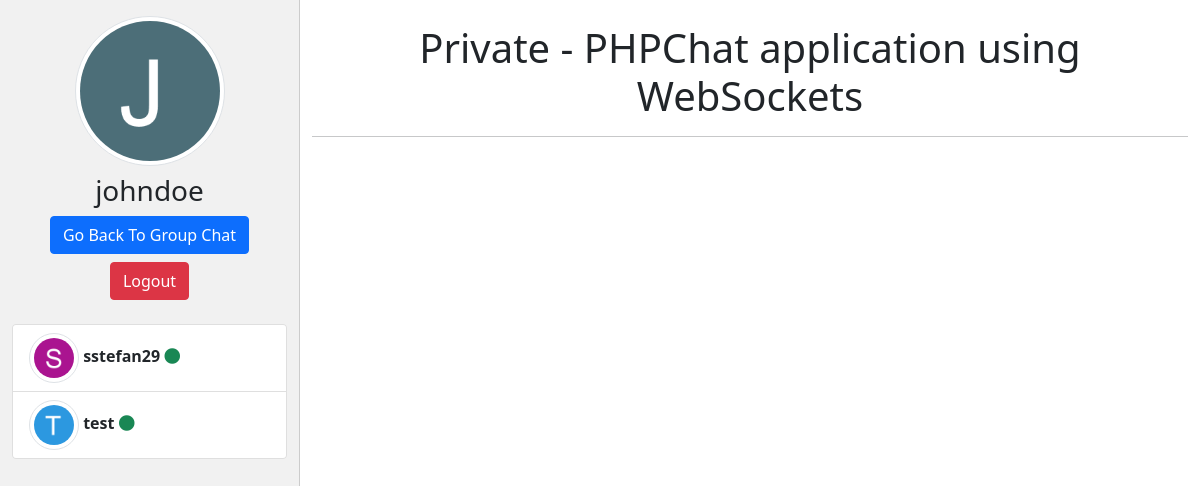
The page /privatechat.php (signed in) on the database its author committed.
### tables this page shows
CREATE TABLE `chat_user_table` (
  `user_id` int(11) NOT NULL,
  `user_name` varchar(250) NOT NULL,
  `user_email` varchar(250) NOT NULL,
  `user_password` varchar(100) NOT NULL,
  `user_profile` varchar(100) NOT NULL,
  `user_status` enum('Disabled','Enable') NOT NULL,
  `user_created_on` datetime NOT NULL,
  `user_verification_code` varchar(100) NOT NULL,
  `user_login_status` enum('Logout','Login') NOT NULL,
  `user_token` text NOT NULL,
  `user_connection_id` text NOT NULL
);

### includes/config/db.php (called while the page is built, shortened)
<?php
class DB{
    private $dbname = "chat_websockets_learning";
    private $host = "localhost";
    private $username = "root";
    private $password = "";
    function __construct()
    {
        try {
            $this->con = new PDO("mysql:dbname=" . $this->dbname . ";host=" . $this->host . ";", $this->username, $this->password);
            $this->con->setAttribute(PDO::ATTR_EMULATE_PREPARES, true);
            $this->con->setAttribute(PDO::ATTR_ERRMODE, PDO::ERRMODE_WARNING);
            $this->con->setAttribute(PDO::ATTR_ERRMODE, PDO::ERRMODE_EXCEPTION);
            return $this->con;
        } catch (PDOException $e) {
            echo "Connection failed: " . $e->getMessage();
        }
    }
}

### models/UserModel.php (called while the page is built, shortened)
<?php
require_once('includes/config/db.php');
class UserModel{
	private $user_id;
    public function __construct(){
        $db_object = new DB();
        $this->connect = $db_object->con;
    }
    function setUserId($user_id)
    {
        $this->user_id = $user_id;
    }
    function get_user_all_data_with_status_count()
    {
        $query = "
		SELECT user_id, user_name, user_profile, user_login_status, (SELECT COUNT(*) FROM chat_message WHERE to_user_id = :user_id AND from_user_id = chat_user_table.user_id AND status = 'No') AS count_status FROM chat_user_table
		";
        $statement = $this->connect->prepare($query);
        $statement->bindParam(':user_id', $this->user_id);
        $statement->execute();
        $data = $statement->fetchAll(PDO::FETCH_ASSOC);
        return $data;
    }
}

### privatechat.php (the view, shortened to what this page needs)
<?php
require('models/UserModel.php');
?>
<!DOCTYPE html>
<html>
<head>
    <link rel="stylesheet" href="https://use.fontawesome.com/releases/v5.15.3/css/all.css">
    <link href="https://cdn.jsdelivr.net/npm/bootstrap@5.0.2/dist/css/bootstrap.min.css" rel="stylesheet">
</head>
<body>
    <div class="container-fluid">
        <div class="row">
            <div class="col-lg-3 col-md-4 col-sm-5" style="background-color: #f1f1f1; height: 100vh; border-right:1px solid #ccc;">
                <?php
                $login_user_id = '';
                foreach ($_SESSION['user_data'] as $key => $value) {
                    $login_user_id = $value['id'];
                ?>
                    <div class="mt-3 mb-3 text-center">
                        <img src="<?php echo $value['profile']; ?>" class="img-fluid rounded-circle img-thumbnail" width="150" />
                        <h3 class="mt-2"><?php echo $value['name']; ?></h3>
                        <a href="chatroom.php" class="btn btn-primary">Go Back To Group Chat</a>
                        <input type="button" class="btn btn-danger mt-2 mb-2" id="logout" name="logout" value="Logout" />
                    </div>
                <?php
                }
                $user_object = new UserModel;
                $user_object->setUserId($login_user_id);
                $user_data = $user_object->get_user_all_data_with_status_count();
                ?>
                <div class="list-group" style=" max-height: 100vh; margin-bottom: 10px; overflow-y:scroll; -webkit-overflow-scrolling: touch;">
                    <?php
                    foreach ($user_data as $key => $user) {
                        $icon = '<i class="fa fa-circle text-danger"></i>';
                        if ($user['user_login_status'] == 'Login') {
                            $icon = '<i class="fa fa-circle text-success"></i>';
                        }
                        if ($user['user_id'] != $login_user_id) {
                            if ($user['count_status'] > 0) {
                                $total_unread_message = '<span class="badge badge-danger badge-pill">' . $user['count_status'] . '</span>';
                            } else {
                                $total_unread_message = '';
                            }
                            echo "
							<a class='list-group-item list-group-item-action select_user' style='cursor:pointer' data-userid = '" . $user['user_id'] . "'>
								<img src='" . $user["user_profile"] . "' class='img-fluid rounded-circle img-thumbnail' width='50' />
								<span class='ml-1'>
									<strong>
										<span id='list_user_name_" . $user["user_id"] . "'>" . $user['user_name'] . "</span>
										<span id='userid_" . $user['user_id'] . "'>" . $total_unread_message . "</span>
									</strong>
								</span>
								<span class='mt-2 float-right' id='userstatus_" . $user['user_id'] . "'>" . $icon . "</span>
							</a>
							";
                        }
                    }
                    ?>
                </div>
            </div>
            <div class="col-lg-9 col-md-8 col-sm-7">
                <br />
                <h1 class="text-center">Private - PHPChat application using WebSockets</h1>
                <hr />
                <br />
            </div>
        </div>
    </div>
</body>
</html>

### privatechat.php (style rules this page uses)
html, body { height: 100%; width: 100%; margin: 0; }

### rows shown on the page
chat_user_table: user_profile (picture), user_name "sstefan29", user_login_status "Login" (drawn)
chat_user_table: user_profile (picture), user_name "test", user_login_status "Login" (drawn)

### other values the page prints
$value['name'] "johndoe"
